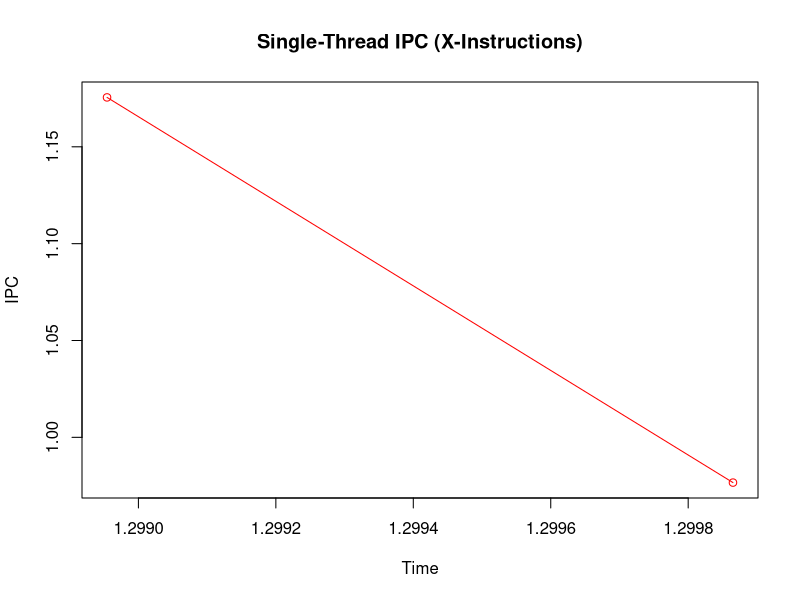
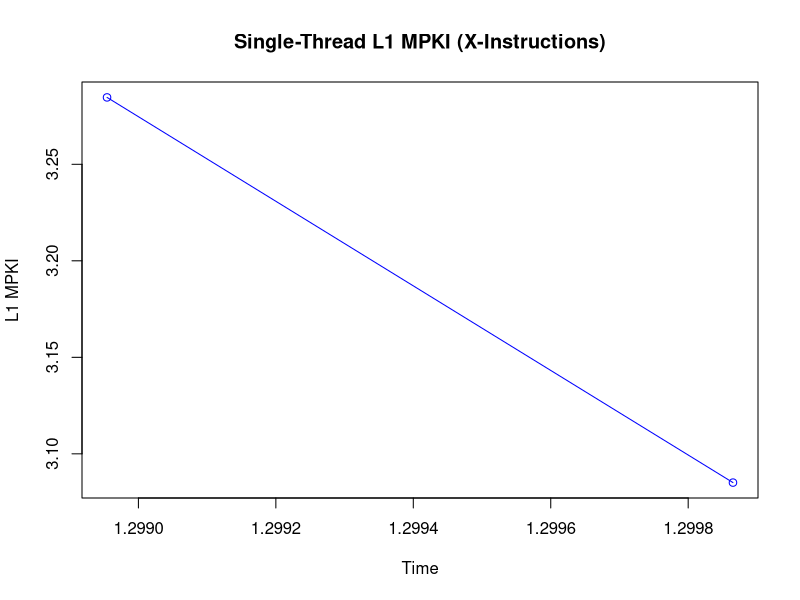
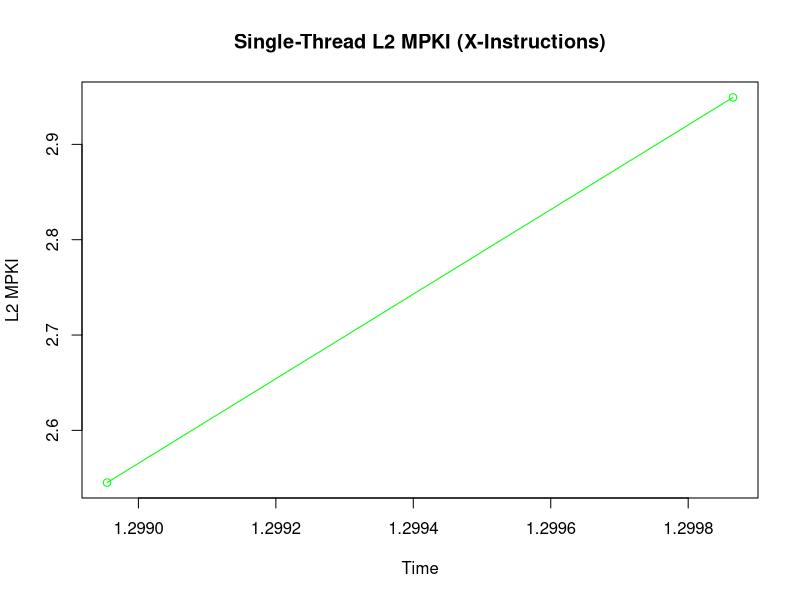
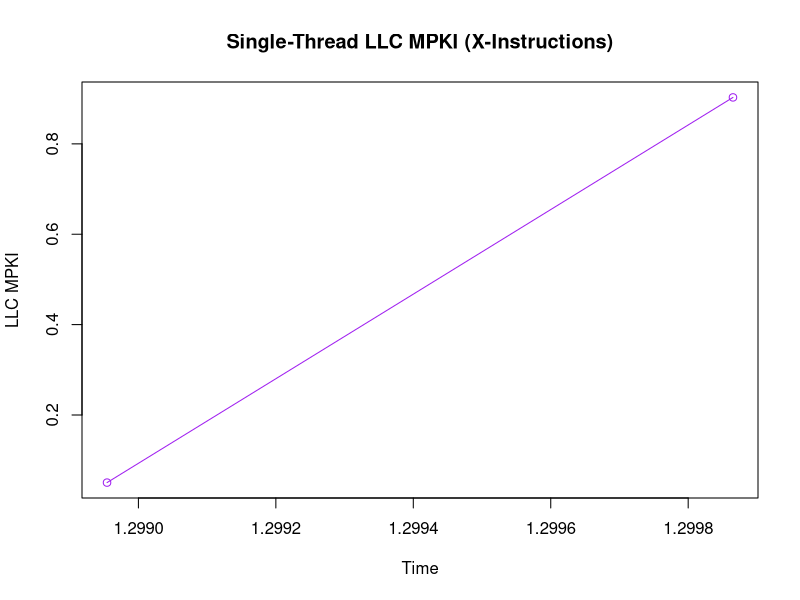
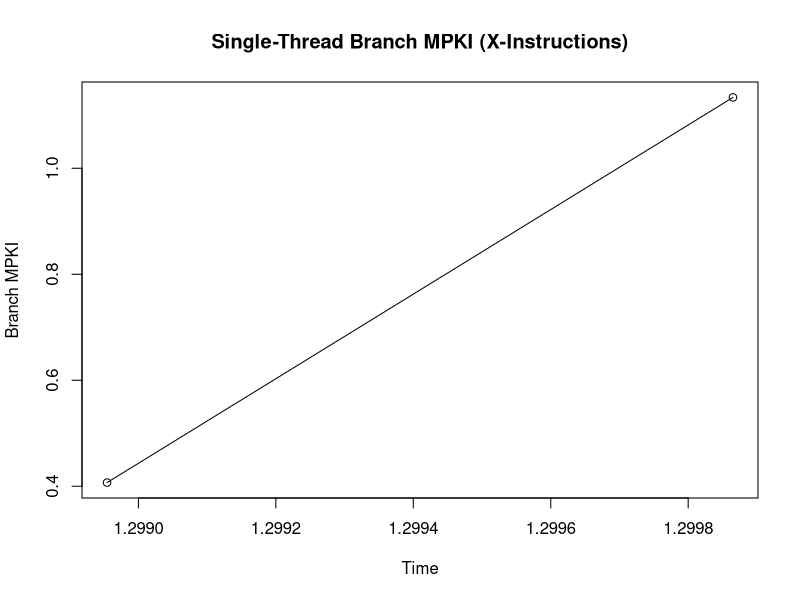

The R script that drew these images, in order:
#-----------------------------------------------------------------------------------------------------------------
# Single Thread (X)
#-----------------------------------------------------------------------------------------------------------------

data <- read.csv("single_thread_saliency_run.csv")

data$Timestamp <- as.character(data$Timestamp)
data$Timestamp[which(data$Timestamp=="<not counted>")] <- "0"
data$Timestamp <- as.numeric(data$Timestamp)

data$instructions <- as.character(data$instructions)
data$instructions[which(data$instructions=="<not counted>")] <- "0"
data$instructions <- as.numeric(data$instructions)

data$cpu.cycles <- as.character(data$cpu.cycles)
data$cpu.cycles[which(data$cpu.cycles=="<not counted>")] <- "0"
data$cpu.cycles <- as.numeric(data$cpu.cycles)

data$L1.dcache.load.misses <- as.character(data$L1.dcache.load.misses)
data$L1.dcache.load.misses[which(data$L1.dcache.load.misses=="<not counted>")] <- "0"
data$L1.dcache.load.misses <- as.numeric(data$L1.dcache.load.misses)

data$l2_rqsts.miss <- as.character(data$l2_rqsts.miss)
data$l2_rqsts.miss[which(data$l2_rqsts.miss=="<not counted>")] <- "0"
data$l2_rqsts.miss <- as.numeric(data$l2_rqsts.miss)

data$LLC.load.misses <- as.character(data$LLC.load.misses)
data$LLC.load.misses[which(data$LLC.load.misses=="<not counted>")] <- "0"
data$LLC.load.misses <- as.numeric(data$LLC.load.misses)

data$branch.misses <- as.character(data$branch.misses)
data$branch.misses[which(data$branch.misses=="<not counted>")] <- "0"
data$branch.misses <- as.numeric(data$branch.misses)


#-----------------------------------------------------------------------------------------------------------------
# Single Thread IPC Plott (X)
#-----------------------------------------------------------------------------------------------------------------

IPC = data$instructions/data$cpu.cycles
plot(IPC ~ data$Timestamp, type="o", col="red", main="Single-Thread IPC (X-Instructions)", xlab="Time", ylab="IPC")
#par(new = TRUE) #Plots the next graph on the same graph

#-----------------------------------------------------------------------------------------------------------------
# Single Thread L1 MPKI Plot (X)
#-----------------------------------------------------------------------------------------------------------------

L2MPKI = (data$L1.dcache.load.misses)/(data$instructions/1000)
plot(L2MPKI ~ data$Timestamp, type="o", col="blue", main="Single-Thread L1 MPKI (X-Instructions)", xlab="Time", ylab="L1 MPKI")

#-----------------------------------------------------------------------------------------------------------------
# Single Thread L2 MPKI Plot (X)
#-----------------------------------------------------------------------------------------------------------------

L2MPKI = (data$l2_rqsts.miss)/(data$instructions/1000)
plot(L2MPKI ~ data$Timestamp, type="o", col="green", main="Single-Thread L2 MPKI (X-Instructions)", xlab="Time", ylab="L2 MPKI")

#-----------------------------------------------------------------------------------------------------------------
# Single Thread LLC MPKI Plot (X)
#-----------------------------------------------------------------------------------------------------------------

LLCMPKI = (data$LLC.load.misses)/(data$instructions/1000)
plot(LLCMPKI ~ data$Timestamp, type="o", col="purple", main="Single-Thread LLC MPKI (X-Instructions)", xlab="Time", ylab="LLC MPKI")

#-----------------------------------------------------------------------------------------------------------------
# Single Thread Branch MPKI Plot (X)
#-----------------------------------------------------------------------------------------------------------------

BranchMPKI= (data$branch.misses)/(data$instructions/1000)
plot(BranchMPKI ~ data$Timestamp, type="o", col="black", main="Single-Thread Branch MPKI (X-Instructions)", xlab="Time", ylab="Branch MPKI")

